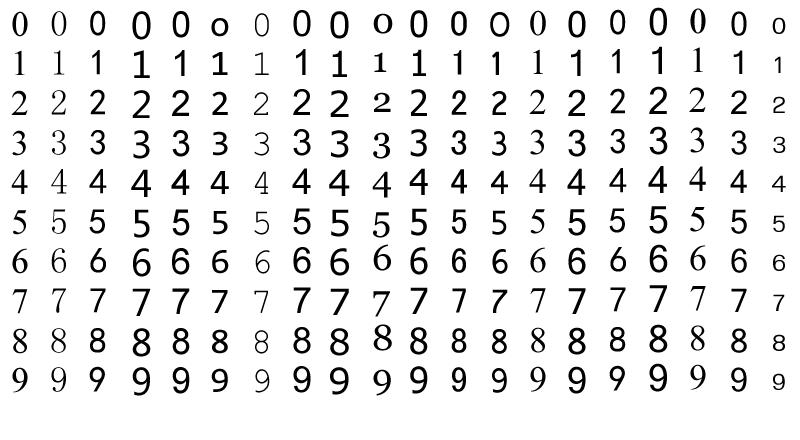
//> input picture image/train_numbers.bmp, 800 x 440 px
$ ./KNN_number   (built with g++ and OpenCV 4)
//> lines starting //> are read from the running program, lines starting //| are printed output that depends on the picture; after the words box and inside, x2 and y2 are one past the last pixel; in counts of white or black regions, pixels touching at a corner belong together
#include <opencv2/opencv.hpp>
using namespace cv;
using namespace std;

void find_histoPos(Mat img, int & start, int &end, int direct)
{
	reduce(img, img, direct, REDUCE_AVG);

	int  minFound = 0;
	for (int i = 0; i< (int)img.total(); i++) {
		if (img.at<uchar>(i) < 250) 		// 빈라인이 아니면
		{
			end = i;					// 히스토그램 마지막 위치
			if (!minFound){
				start = i;			// 히스토그램 첫 위치
				minFound = 1;
			}
		}
	}
}

Mat find_number(Mat part)
{
	Point start, end;
	find_histoPos(part, start.x, end.x, 0);		// 수직 투영
	find_histoPos(part, start.y, end.y, 1);   	// 수평 투영

	return part(Rect(start, end));			// 숫자객체 영상
}

Mat  place_middle(Mat number, Size new_size)
{
	int  big = max(number.cols, number.rows);
	Mat  square(big, big, number.type(), Scalar(255));	// 정방영상

	Point start = (square.size() - number.size()) / 2;

	Rect middle_rect(start, number.size());			// 중심 사각형
	Mat middle = square(middle_rect);
	number.copyTo(middle);

	resize(square, square, new_size);				// 크기 변경
	square.convertTo(square, CV_32F);

	return square.reshape(0, 1);
}


int main()
{
	Size  size(40, 40);			// 학습 셀 크기
	int  K = 15;				// 선출하는 이웃 샘플수
	int  Nclass = 10;			// 인식 숫자(카테고리) 개수
	int  Nsample = 20;		// 숫자당 학습 샘플수

	string image_file = "../image/train_numbers.bmp";
	Mat  train_image = imread(image_file, 0);		// 영상 로드
//> train_image is the input picture: 440 rows x 800 cols, CV_8UC1; min 0, max 255, mean 234.2
	CV_Assert(train_image.data);

	threshold(train_image, train_image, 32, 255, THRESH_BINARY);
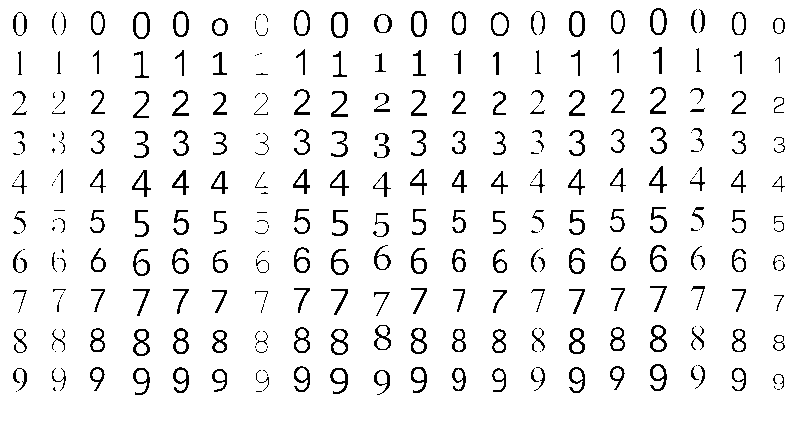
//> train_image: 440 rows x 800 cols, CV_8UC1; 93.9% white; black in thin lines or dots, all inside (x1, y1, x2, y2) = (12, 8, 785, 395)

	Mat  trainData, classLable;
	for (int i = 0, k = 0; i<Nclass; i++) {
		for (int j = 0; j< Nsample; j++, k++)
		{
			Point start(j * size.width, i * size.height);
			Rect  roi(start, size);
			Mat   part = train_image(roi);	// 숫자 영상 분리


			Mat  num = find_number(part);	// 숫자 영역 영상
			Mat  data = place_middle(num, size);	// 셀 중심에 숫자 배치
			trainData.push_back(data);		// 학습 데이터 수집
			classLable.push_back(i);		// 레이블링
		}
	}
//> this loop made 10 passes
//> k on passes 1 to 10: 20, 40, 60, 80, 100, 120, 140, 160, 180, 200
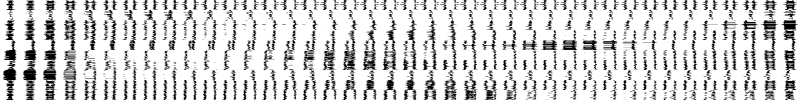
//> trainData: 200 rows x 1600 cols, CV_32FC1 (shown at 1/2 size); min 0, max 255, mean 210.1
//> after the loop, classLable = 200 values from 0 to 9

	Ptr<ml::KNearest>  knn = ml::KNearest::create();
	knn->train(trainData, ml::ROW_SAMPLE, classLable);	// k-NN 학습

	for (int i = 0; i < 10; i++) {
		for (int j = 0; j < 6; j++)
		{
			string demo_file = 	format("../image/num/%d-%02d.png", i, j);
			Mat  demo_img = imread(demo_file, 0);	// 영상 로드
//> 0-00.png cannot be read in this run, so this picture is empty
			if (demo_img.empty()) {
				cout << demo_file + " 파일이 없습니다." << endl;
				continue;
			}

			threshold(demo_img, demo_img, 128, 255, THRESH_BINARY);
			Mat  num = find_number(demo_img);
			Mat  data = place_middle(num, size);

			Mat result;
			knn->findNearest(data, K, result);	// 숫자 분류 수행

			cout << "분류결과 : " << result.at<float>(0) << endl;
			imshow("demo_img", demo_img);
			waitKey();
		}
	}

	return 0;
}
